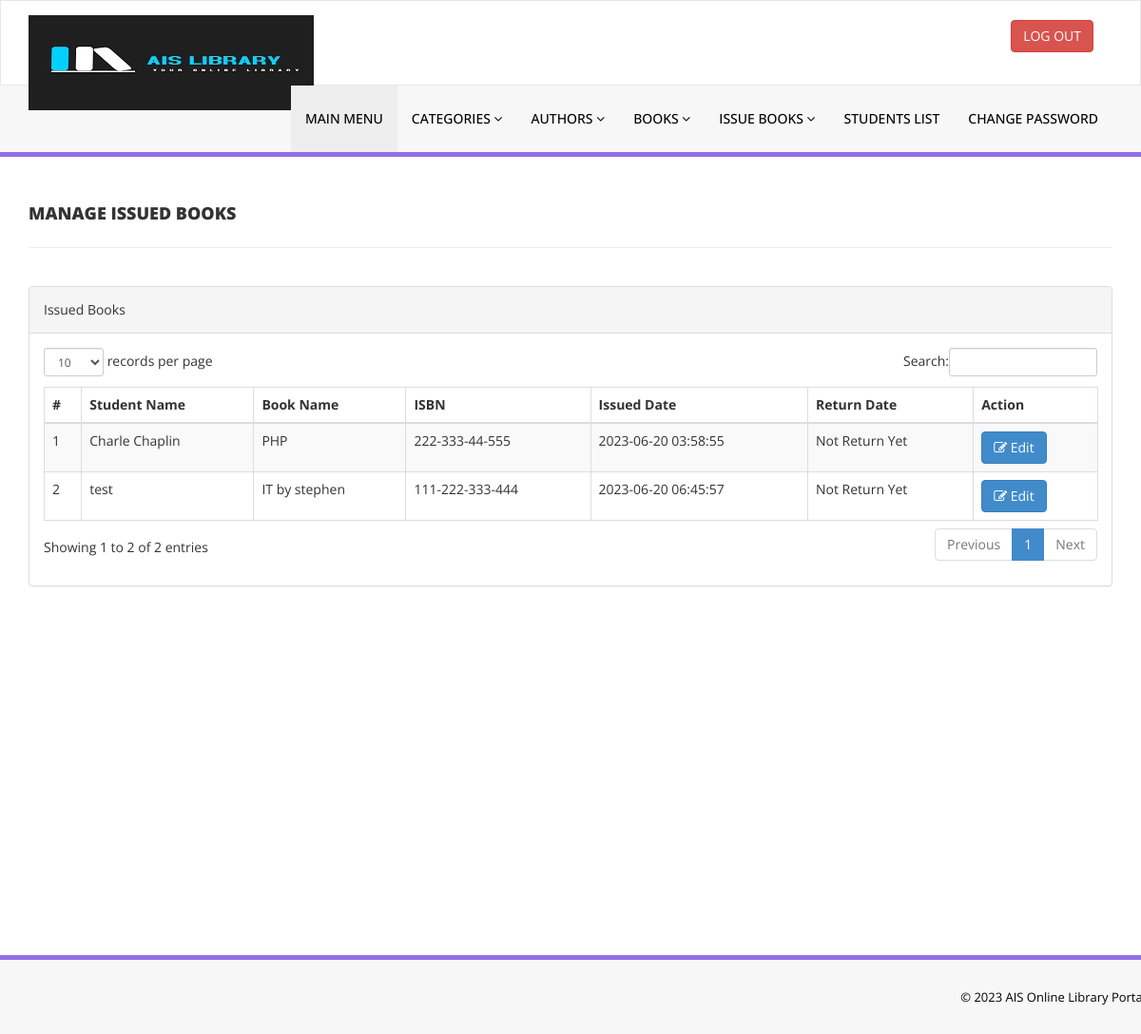
Screenshot of /admin/manage-issued-books.php (signed in) with the database file from the repository.
### tables this page shows
CREATE TABLE IF NOT EXISTS `tblissuedbookdetails` (
  `id` int NOT NULL AUTO_INCREMENT,
  `BookId` int DEFAULT NULL,
  `StudentID` varchar(150) DEFAULT NULL,
  `IssuesDate` timestamp NULL DEFAULT CURRENT_TIMESTAMP,
  `ReturnDate` timestamp NULL DEFAULT NULL ON UPDATE CURRENT_TIMESTAMP,
  `RetrunStatus` int DEFAULT NULL,
  `fine` int DEFAULT NULL,
  PRIMARY KEY (`id`)
);

CREATE TABLE IF NOT EXISTS `tblstudents` (
  `id` int NOT NULL AUTO_INCREMENT,
  `StudentId` varchar(100) DEFAULT NULL,
  `FullName` varchar(120) DEFAULT NULL,
  `EmailId` varchar(120) DEFAULT NULL,
  `MobileNumber` char(11) DEFAULT NULL,
  `Password` varchar(120) DEFAULT NULL,
  `Status` int DEFAULT NULL,
  `RegDate` timestamp NULL DEFAULT CURRENT_TIMESTAMP,
  `UpdationDate` timestamp NULL DEFAULT NULL ON UPDATE CURRENT_TIMESTAMP,
  PRIMARY KEY (`id`),
  UNIQUE KEY `StudentId` (`StudentId`)
);

CREATE TABLE IF NOT EXISTS `tblbooks` (
  `id` int NOT NULL AUTO_INCREMENT,
  `BookName` varchar(255) DEFAULT NULL,
  `CatId` int DEFAULT NULL,
  `AuthorId` int DEFAULT NULL,
  `ISBNNumber` varchar(25) DEFAULT NULL,
  `BookPrice` decimal(10,2) DEFAULT NULL,
  `bookImage` varchar(250) NOT NULL,
  `isIssued` int DEFAULT NULL,
  `RegDate` timestamp NULL DEFAULT CURRENT_TIMESTAMP,
  `UpdationDate` timestamp NULL DEFAULT NULL ON UPDATE CURRENT_TIMESTAMP,
  PRIMARY KEY (`id`)
);

### admin/manage-issued-books.php (the view, shortened to what this page needs)
<?php
include('includes/config.php');
if(strlen($_SESSION['alogin'])==0)
    {
header('location:index.php');
}
else{
    ?>
<!DOCTYPE html>
<html xmlns="http://www.w3.org/1999/xhtml">
<head>
    <link href="assets/css/bootstrap.css" rel="stylesheet" />
    <link href="assets/css/font-awesome.css" rel="stylesheet" />
    <link href="assets/js/dataTables/dataTables.bootstrap.css" rel="stylesheet" />
    <link href="assets/css/style.css" rel="stylesheet" />
</head>
<body>
<?php include('includes/header.php');?>
    <div class="content-wrapper">
         <div class="container">
        <div class="row pad-botm">
            <div class="col-md-12">
                <h4 class="header-line">Manage Issued Books</h4>
    </div>
     <div class="row">
</div>
        </div>
            <div class="row">
                <div class="col-md-12">
                    <div class="panel panel-default">
                        <div class="panel-heading">
                          Issued Books
                        </div>
                        <div class="panel-body">
                            <div class="table-responsive">
                                <table class="table table-striped table-bordered table-hover" id="dataTables-example">
                                    <thead>
                                        <tr>
                                            <th>#</th>
                                            <th>Student Name</th>
                                            <th>Book Name</th>
                                            <th>ISBN </th>
                                            <th>Issued Date</th>
                                            <th>Return Date</th>
                                            <th>Action</th>
                                        </tr>
                                    </thead>
                                    <tbody>
<?php $sql = "SELECT tblstudents.FullName,tblbooks.BookName,tblbooks.ISBNNumber,tblissuedbookdetails.IssuesDate,tblissuedbookdetails.ReturnDate,tblissuedbookdetails.id as rid from  tblissuedbookdetails join tblstudents on tblstudents.StudentId=tblissuedbookdetails.StudentId join tblbooks on tblbooks.id=tblissuedbookdetails.BookId order by tblissuedbookdetails.id desc";
$query = $dbh -> prepare($sql);
$query->execute();
$results=$query->fetchAll(PDO::FETCH_OBJ);
$cnt=1;
if($query->rowCount() > 0)
{
foreach($results as $result)
{               ?>
                                        <tr class="odd gradeX">
                                            <td class="center"><?php echo htmlentities($cnt);?></td>
                                            <td class="center"><?php echo htmlentities($result->FullName);?></td>
                                            <td class="center"><?php echo htmlentities($result->BookName);?></td>
                                            <td class="center"><?php echo htmlentities($result->ISBNNumber);?></td>
                                            <td class="center"><?php echo htmlentities($result->IssuesDate);?></td>
                                            <td class="center"><?php if($result->ReturnDate=="")
                                            {
                                                echo htmlentities("Not Return Yet");
                                            } else {
                                            echo htmlentities($result->ReturnDate);
}
                                            ?></td>
                                            <td class="center">
                                            <a href="update-issue-bookdeails.php?rid=<?php echo htmlentities($result->rid);?>"><button class="btn btn-primary"><i class="fa fa-edit "></i> Edit</button>
                                            </td>
                                        </tr>
 <?php $cnt=$cnt+1;}} ?>
                                    </tbody>
                                </table>
                            </div>
                        </div>
                    </div>
                </div>
            </div>
    </div>
    </div>
  <?php include('includes/footer.php');?>
</body>
</html>
<?php } ?>

### admin/assets/css/style.css (style rules this page uses)
.content-wrapper { margin-top: 40px; min-height:800px; padding-bottom:90px; }
.header-line { font-weight:900; padding-bottom:25px; border-bottom:1px solid #eeeeee; text-transform:uppercase; }
.pad-botm { padding-bottom:30px; }

### rows the page displays
tblissuedbookdetails: tblstudents.FullName "Charle Chaplin", BookId.BookName "PHP", BookId.ISBNNumber "222-333-44-555", IssuesDate "2023-06-20 03:58:55"
tblissuedbookdetails: tblstudents.FullName "test", BookId.BookName "IT by stephen", BookId.ISBNNumber "111-222-333-444", IssuesDate "2023-06-20 06:45:57"
